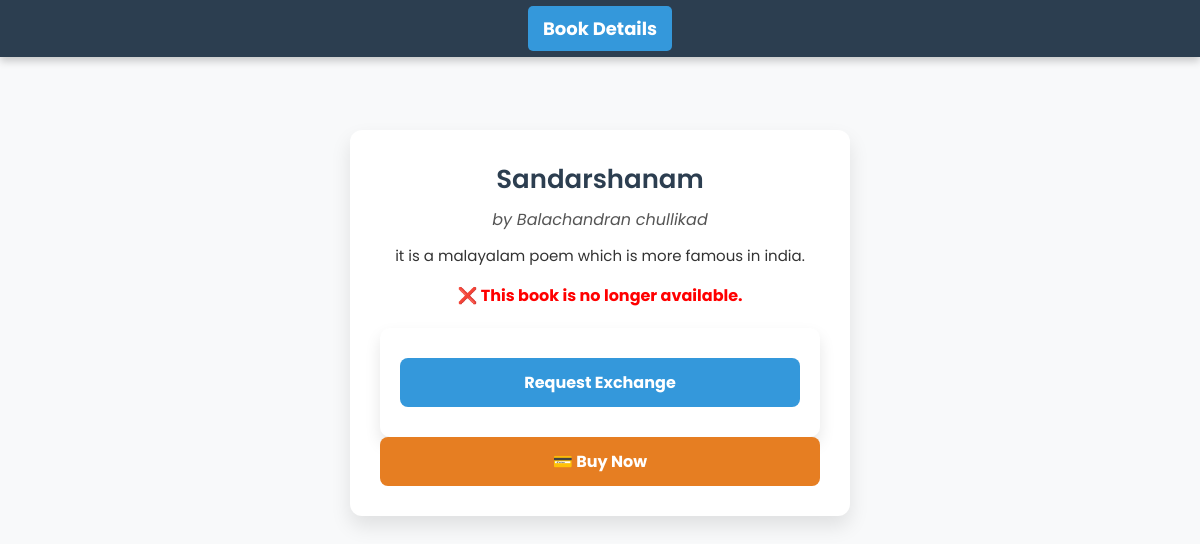
Page /book/1/ (signed in) on the committed database.
### app/models.py (models this page shows, shortened)
class Book(models.Model):
    title = models.CharField(max_length=200)
    author = models.CharField(max_length=200)
    description = models.TextField()
    owner = models.ForeignKey(User, on_delete=models.CASCADE, related_name='books')
    available = models.BooleanField(default=True)
    image = models.ImageField(upload_to='book_images/', blank=True, null=True)  # New field

### app/views.py (the view, shortened to what this page needs)
# urls.py: path('book/<int:book_id>/', views.book_detail, name='book_detail'),
@login_required
def book_detail(request, book_id):
    book = get_object_or_404(Book, id=book_id)
    owner = book.owner  # Get the owner of the book
    return render(request, 'buyer/book_details.html', {'book': book, 'owner': owner})

### templates/buyer/book_details.html (shortened to what this page needs)
<!DOCTYPE html>
<html lang="en">
<head>
</head>
<body>
<nav>
    <ul>
        <li><a class="active" href="#">Book Details</a></li>
    </ul>
</nav>
<div class="container">
    <h1>{{ book.title }}</h1>
    <p class="author">by {{ book.author }}</p>
    <p class="description">{{ book.description }}</p>
    {% if book.available %}
        <p class="status">✅ This book is available.</p>
    {% else %}
        <p class="not-available">❌ This book is no longer available.</p>
    {% endif %}
    {% if book.owner != request.user %}
        <form method="POST">
            <button type="submit" class="btn">Request Exchange</button>
        </form>
        <a href="{% url 'buy_book' book.id %}" class="buy-btn">💳 Buy Now</a>
    {% else %}
        <button class="btn btn-disabled">You Own This Book</button>
    {% endif %}
</div>
</body>
</html>

### templates/buyer/book_details.html (style rules this page uses)
* { margin: 0; padding: 0; box-sizing: border-box; font-family: 'Poppins', sans-serif; }
body { background-color: #f8f9fa; padding-top: 80px; text-align: center; }
nav { position: fixed; top: 0; width: 100%; background-color: #2C3E50; padding: 15px 20px; display: flex; align-items: center; justify-content: center; box-shadow: 0 4px 8px rgba(0, 0, 0, 0.2); z-index: 1000; }
nav ul { list-style: none; display: flex; justify-content: center; width: 100%; }
nav ul li { margin: 0 15px; }
nav ul li a { text-decoration: none; color: white; font-size: 18px; font-weight: bold; padding: 10px 15px; transition: 0.3s ease; border-radius: 5px; }
.active { background-color: #3498DB; }
.container { max-width: 500px; margin: 50px auto; background: white; padding: 30px; border-radius: 12px; box-shadow: 0 10px 20px rgba(0, 0, 0, 0.1); text-align: center; }
h1 { font-size: 26px; color: #2C3E50; margin-bottom: 8px; font-weight: 600; }
.author { font-size: 16px; color: #555; font-style: italic; margin-bottom: 12px; }
.description { font-size: 15px; color: #333; line-height: 1.6; margin-bottom: 15px; }
.not-available { color: red; font-weight: bold; font-size: 16px; margin-bottom: 15px; }
.btn { padding: 12px 20px; background-color: #3498DB; color: white; border: none; border-radius: 8px; font-size: 16px; cursor: pointer; transition: 0.3s ease; font-weight: bold; display: block; text-align: center; width: 100%; margin: 10px 0; }
form { margin-top: 20px; background: white; padding: 20px; border-radius: 10px; box-shadow: 0 8px 16px rgba(0, 0, 0, 0.1); text-align: left; }
.buy-btn { display: inline-block; background-color: #e67e22; padding: 12px 20px; color: white; text-decoration: none; font-weight: bold; border-radius: 8px; transition: 0.3s ease; text-align: center; display: block; }

### rows in the picture
Book: title "Sandarshanam", author "Balachandran chullikad", description "it is a malayalam poem which is more famous in india."
